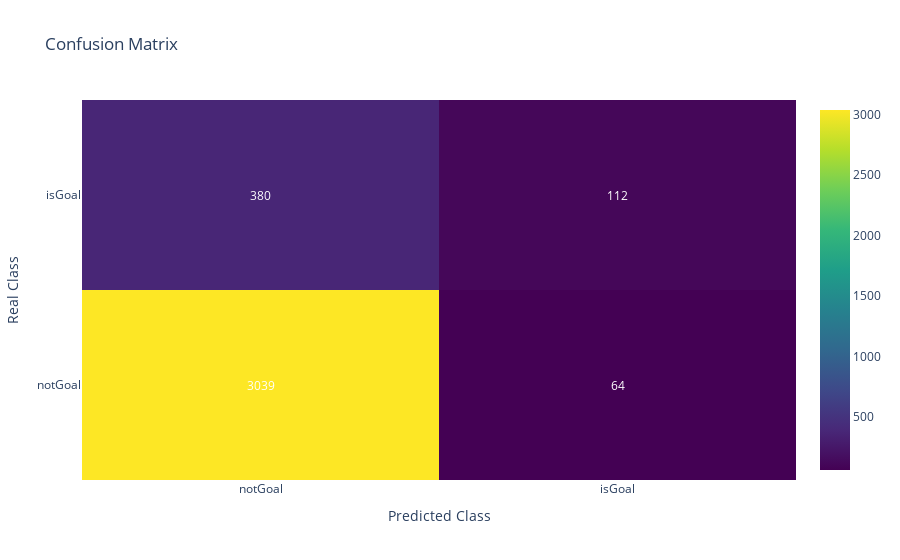

Notebook code cell kept with this figure:
### Code cell
metrics_knn = metrics(y_test = y_test, y_test_pred = y_test_pred_knn, auc_score = auc_score_knn, model = 'KNeighbors')

### Figure 1 — Plotly figure (JSON) as saved in the notebook; plotly's stock layout.template omitted (floating-point values rounded to 4 significant figures)
{"data": [{"colorscale": [[0, "#440154"], [0.1111, "#482878"], [0.2222, "#3e4989"], [0.3333, "#31688e"], [0.4444, "#26828e"], [0.5556, "#1f9e89"], [0.6667, "#35b779"], [0.7778, "#6ece58"], [0.8889, "#b5de2b"], [1, "#fde725"]], "type": "heatmap", "x": ["notGoal", "isGoal"], "y": ["notGoal", "isGoal"], "z": [[3039, 64], [380, 112]]}], "layout": {"annotations": [{"font": {"color": "white"}, "showarrow": false, "text": "3039", "x": "notGoal", "xref": "x", "y": "notGoal", "yref": "y"}, {"font": {"color": "white"}, "showarrow": false, "text": "64", "x": "isGoal", "xref": "x", "y": "notGoal", "yref": "y"}, {"font": {"color": "white"}, "showarrow": false, "text": "380", "x": "notGoal", "xref": "x", "y": "isGoal", "yref": "y"}, {"font": {"color": "white"}, "showarrow": false, "text": "112", "x": "isGoal", "xref": "x", "y": "isGoal", "yref": "y"}], "title": {"text": "Confusion Matrix"}, "xaxis": {"title": {"text": "Predicted Class"}}, "yaxis": {"title": {"text": "Real Class"}}}}
